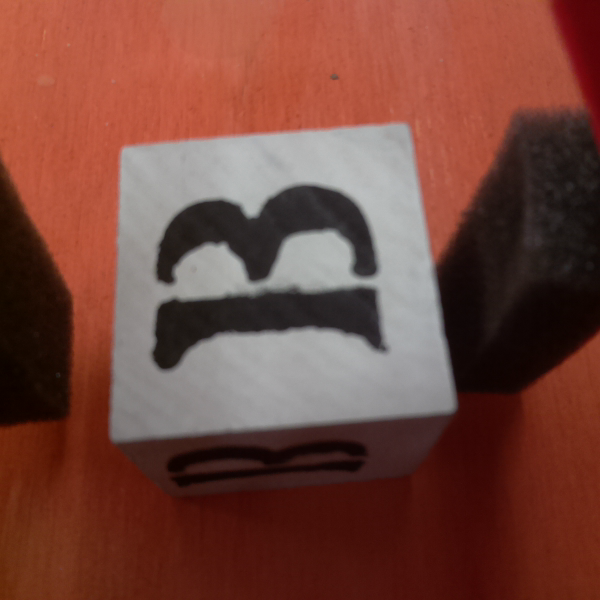
#> input picture OpenCV_Shape_Detection/pickup.png, 600 x 600 px
$ python Centerpoint.py
#> lines starting #> are read from the running program, lines starting #| are printed output that depends on the picture; after the words box and inside, x2 and y2 are one past the last pixel; in counts of white or black regions, pixels touching at a corner belong together
import cv2
import imutils

# https://www.pyimagesearch.com/2016/02/01/opencv-center-of-contour/

# Returns -1 if object is to the left
#			0 if object is in the center
#			1 if object is to the right

def main():
	center("pickup.png")
	#center("Left.jpg")
	#center("Right.jpg")
	#enter("Center.jpg")


def center(imagename):
#> called with imagename = 'pickup.png'
	image = cv2.imread(imagename)
#> image is the input picture: shape (600, 600, 3); mean B, G, R 59.6, 69.8, 116.7
	gray = cv2.cvtColor(image, cv2.COLOR_BGR2GRAY)
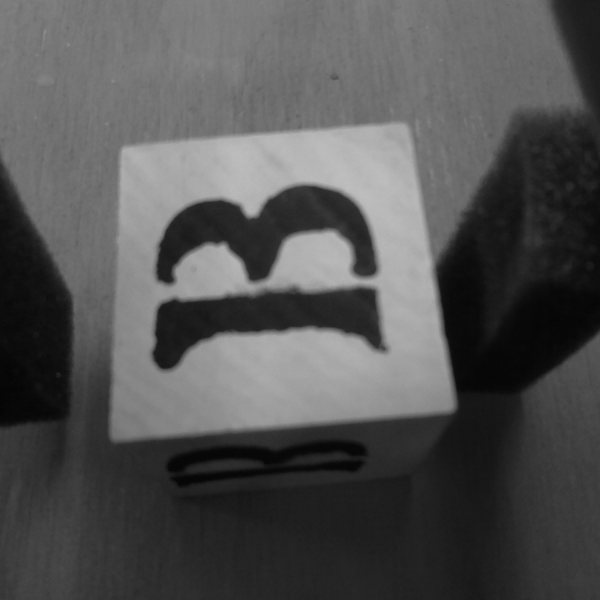
#> gray: shape (600, 600); min 4, max 191, mean 82.6
	blurred = cv2.GaussianBlur(gray, (5, 5), 0)
	thresh = cv2.threshold(blurred, 150, 255, cv2.THRESH_BINARY)[1]
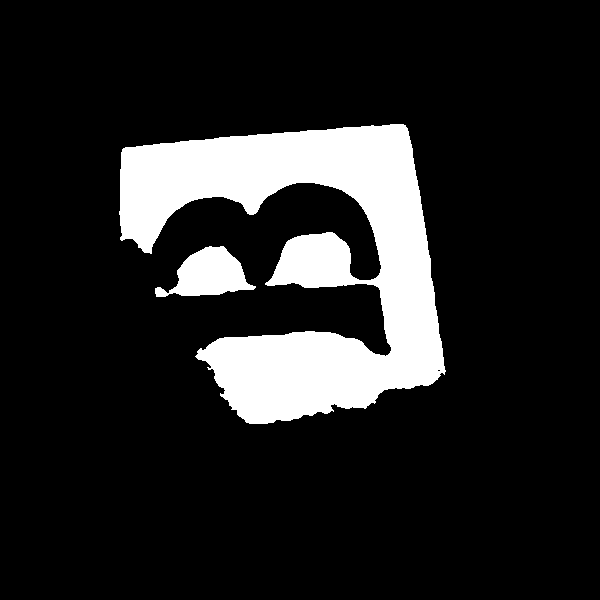
#> thresh: shape (600, 600); 14% white; 2 white regions

	cv2.imshow("thresh", thresh)
	cnts = cv2.findContours(thresh.copy(), cv2.RETR_EXTERNAL, cv2.CHAIN_APPROX_SIMPLE)
#> cnts = 2 contours; box (x1, y1, x2, y2) and area: (119, 124, 446, 424) 46632, (155, 246, 256, 297) 2762
	cnts = imutils.grab_contours(cnts)

	for c in cnts:
		M = cv2.moments(c)
		cX = int(M["m10"] / M["m00"])
		cY = int(M["m01"] / M["m00"])

		cv2.drawContours(image, [c], -1, (0, 255, 0), 2)
		cv2.circle(image, (cX, cY), 7, (0, 0, 255), -1)
		cv2.putText(image, "center", (cX - 20, cY - 20),
		cv2.FONT_HERSHEY_SIMPLEX, 0.5, (0, 0, 255), 2)

		cv2.imshow("Image", image)
		cv2.waitKey(0)
#> this loop made 2 passes
#> (cX, cY) on passes 1 to 2: (208, 274), (305, 259)
#> pass 1, in center, `cv2.imshow("Image", image)`:
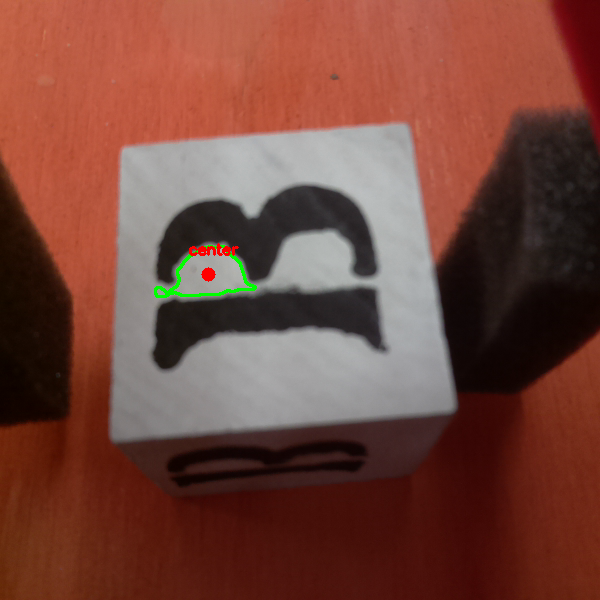
#> window 'Image': shape (600, 600, 3); mean B, G, R 59.1, 69.8, 116.5
#> pass 2, in center, `cv2.imshow("Image", image)`:
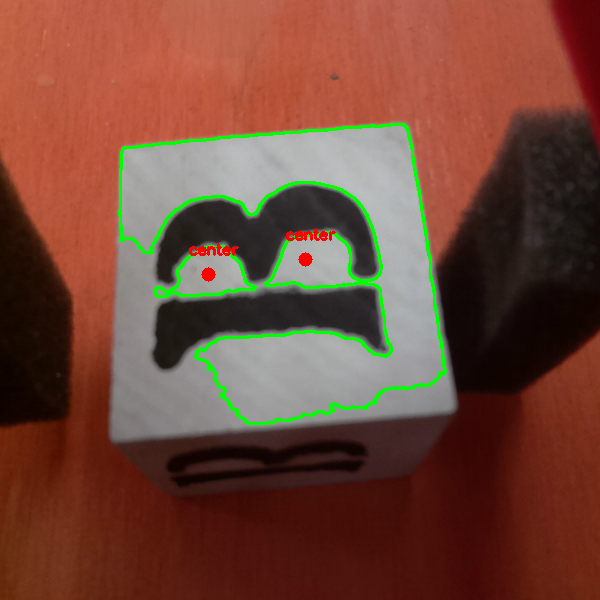
#> window 'Image': shape (600, 600, 3); mean B, G, R 56.2, 71.4, 113.9

	# image dim
	width, height = image.shape[:2]
#> width = 600; height = 600

	print("Image dimension: " + str(width) + ", " + str(height))
#| Image dimension: 600, 600
	print("Image center: " + str(width/2) + ", " + str(height/2))
#| Image center: 300.0, 300.0
	print("Center of object: " + str(cX) + ", " + str(cY))
#| Center of object: 305, 259

	# Get the x coord difference
	diff = cX - width/2
#> diff = 5
	print("Object away from center: " + str(diff))
#| Object away from center: 5.0

	CENTER_RANGE = 50

	if diff > CENTER_RANGE:
		print("Right")
		return 1
	elif diff < -CENTER_RANGE:
		print("Left")
		return -1
	else:
		print("Center")
		return 0

if __name__ == '__main__':
	main()
